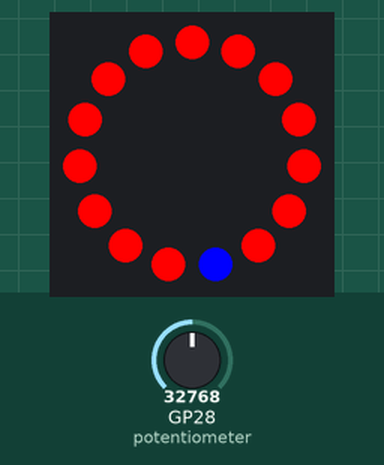
The program below on a simulated Raspberry Pi Pico running MicroPython. Parts: 15 RGB LEDs in a ring, first at the top, clockwise. The inputs (shaded band) are chosen by the test bench; at power-on: GP28 (potentiometer) = 32768 (analog values on the 0–65535 scale).

Above: at 2.2 s.
2.3 s: GP28 (potentiometer) set to 45874
At 3.0 s:
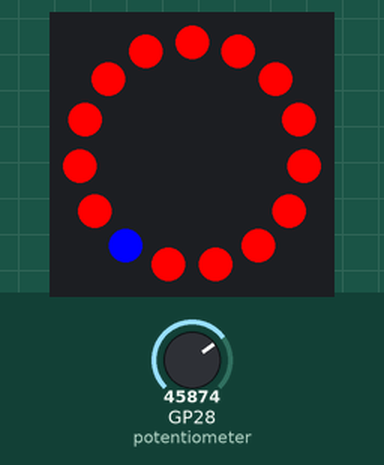
3.8 s: GP28 (potentiometer) set to 57670
At 4.9 s:
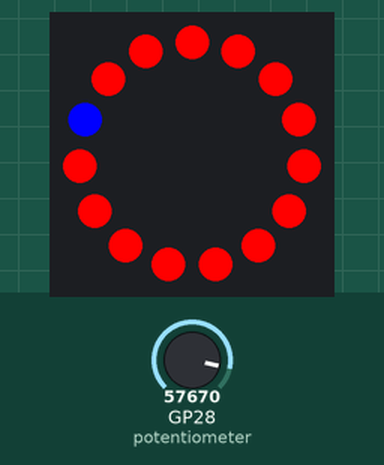
5.3 s: GP28 (potentiometer) set to 65535
At 6.7 s:
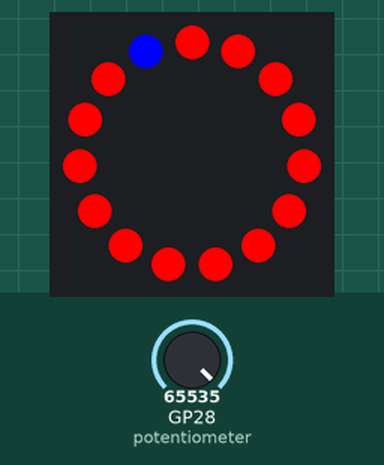
Timing chart, 0 to 8.3 s (numbered marks = the images above; inputs shaded):
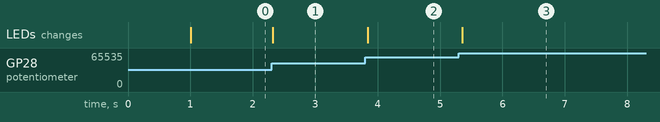

Measured:
- after the input at 2.3 s, the LEDs: change at once (image 1)
- after the input at 3.8 s, the LEDs: change at once (image 2)
- after the input at 5.3 s, the LEDs: change after 0.06 s (image 3)

The program:

Day10.py
```python
# Imports
from machine import Pin, ADC
from neopixel import NeoPixel
import time

# LED details
GPIOnumber = 2
LEDcount = 15

# Define the strand pin number and number of LEDs
ring = NeoPixel(Pin(GPIOnumber), LEDcount)

# Set up the slider on ADC pin 28
potentiometer = ADC(Pin(28))

# Make sure the strip is cleared before we start
ring.fill((0,0,0))
ring.write()
time.sleep(1)

# Divide the analogue range by the number of LEDs
LEDdivision = (65535/LEDcount)

while True:

    # Take a reading
    # Divide the reading by LED division
    # Round the reading
    reading = round( (potentiometer.read_u16()) / LEDdivision )
    ring.fill((255,0,0))
    ring.write()
    ring[reading-1] = (0,0,255)

#     # Set which LEDs should be ON
#     for ledon in range (reading):
#         ring[ledon] = (0,0,255)
#
#     # Set which LEDs should be OFF
#     for ledoff in range ((reading),LEDcount,1):
#         ring[ledoff] = (0,0,0)

    # Write the data
    ring.write()
    time.sleep(0.1)
```
